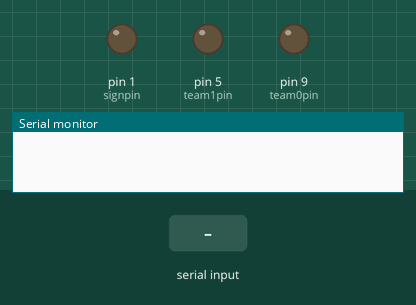
Bench run of a sketch on a simulated Arduino Leonardo, built with avr-gcc and run on an emulated ATmega32U4. Parts: output pins drawn as LEDs (lit = HIGH), the last lines printed to the serial monitor. Dashed ring = blinking. Inputs (shaded band) come from the test bench.

Above: at 1.2 s.
1.3 s: "H" received over Serial
At 1.42 s:
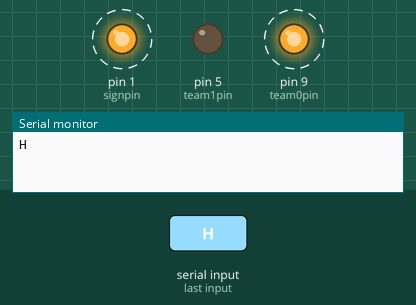
4.3 s: "A" received over Serial
At 6.42 s:
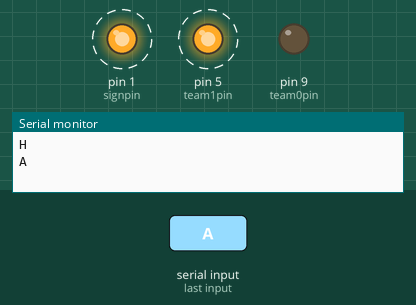
Timing chart, 0 to 12.6 s (numbered marks = the images above; inputs shaded):
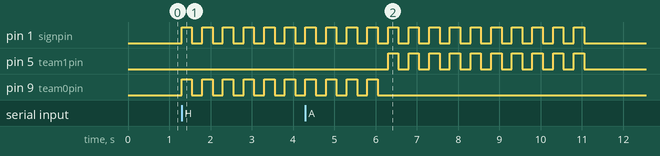

Measured:
- after the input at 1.3 s, pin 1 (signpin), pin 9 (team0pin): alternates HIGH for 0.25 s and LOW for 0.25 s, starting at once
- after the input at 4.3 s, pin 5 (team1pin): alternates HIGH for 0.25 s and LOW for 0.25 s, 20 changes in all, then stays LOW, starting after 2.0 s

The sketch:

littleGoal.ino
```cpp
/* littleGoal! notifier */
const int team0pin =  9;
const int team1pin = 5;
const int signpin = 1;

const int cmdDelay = 25;  /* near the minimum amount of delay between sending command to two different servos */
const int swingDelay = 250;
const int loopCount = 10;

void setup() {
  // set the digital pin as output:
  pinMode(team0pin, OUTPUT);
  pinMode(team1pin, OUTPUT);
  pinMode(signpin, OUTPUT);

  if (Serial) {   /* needed by the Leonardo types */
    Serial.begin(115200);
  }
}

void loop()
{
  String content = "";
  char character;

  /* Get the control input */
  if (Serial.available() > 0) {

    while(Serial.available()) {
      character = Serial.read();
      content.concat(character);
    }

    if (content != "") {
      Serial.println(content);  /* give some feedback */
      content.trim();
      if (content == "H") {
        /* Home team score */
        cheer(0);
      } else if (content == "A") {
        /* Away team score */
        cheer(1);
      } else if (content == "G") {
        /* "Game" type of signal */
        cheer(2);
      }
    }
  }
}

/* Do the cheering! */
void cheer(int cheertype) {
  bool team0on = false;
  bool team1on = false;
  bool signon = false;

  if (cheertype == 0) {
    team0on = true;
    signon = true;
  } else if (cheertype == 1) {
    team1on = true;
    signon = true;
  } else {
    team0on = true;
    team1on = true;
  }

  for (int i = 0; i < loopCount; i++) {
     if (team0on) {
       digitalWrite(team0pin, HIGH);
     }
     if (team1on) {
       if (team0on) { delay(cmdDelay); }
       digitalWrite(team1pin, HIGH);
     }
     if (signon) {
       digitalWrite(signpin, HIGH);
     }
     delay(swingDelay);

     if (team0on) {
       digitalWrite(team0pin, LOW);
     }
     if (team1on) {
       if (team0on) { delay(cmdDelay); }
       digitalWrite(team1pin, LOW);
     }
     if (signon) {
       digitalWrite(signpin, LOW);
     }
     delay(swingDelay);
   }
}
```
